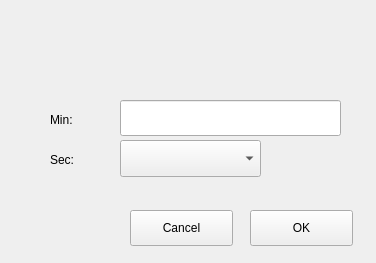
<?xml version="1.0" encoding="UTF-8"?>
<ui version="4.0">
 <class>Form</class>
 <widget class="QWidget" name="Form">
  <property name="geometry">
   <rect>
    <x>0</x>
    <y>0</y>
    <width>376</width>
    <height>263</height>
   </rect>
  </property>
  <property name="windowTitle">
   <string>Form</string>
  </property>
  <widget class="QLabel" name="line2Label">
   <property name="geometry">
    <rect>
     <x>50</x>
     <y>150</y>
     <width>66</width>
     <height>19</height>
    </rect>
   </property>
   <property name="text">
    <string>Sec:</string>
   </property>
  </widget>
  <widget class="QLineEdit" name="lineEdit1">
   <property name="geometry">
    <rect>
     <x>120</x>
     <y>100</y>
     <width>221</width>
     <height>36</height>
    </rect>
   </property>
  </widget>
  <widget class="QLabel" name="line1Label">
   <property name="geometry">
    <rect>
     <x>50</x>
     <y>110</y>
     <width>61</width>
     <height>20</height>
    </rect>
   </property>
   <property name="text">
    <string>Min:</string>
   </property>
  </widget>
  <widget class="QPushButton" name="cancelButton">
   <property name="geometry">
    <rect>
     <x>130</x>
     <y>210</y>
     <width>103</width>
     <height>36</height>
    </rect>
   </property>
   <property name="text">
    <string>Cancel</string>
   </property>
  </widget>
  <widget class="QLabel" name="titleLabel">
   <property name="geometry">
    <rect>
     <x>20</x>
     <y>10</y>
     <width>331</width>
     <height>61</height>
    </rect>
   </property>
   <property name="styleSheet">
    <string notr="true">font: 13pt &quot;Cantarell&quot;;</string>
   </property>
   <property name="text">
    <string/>
   </property>
  </widget>
  <widget class="QPushButton" name="okButton">
   <property name="geometry">
    <rect>
     <x>250</x>
     <y>210</y>
     <width>103</width>
     <height>36</height>
    </rect>
   </property>
   <property name="text">
    <string>OK</string>
   </property>
  </widget>
  <widget class="QComboBox" name="comboBox">
   <property name="geometry">
    <rect>
     <x>120</x>
     <y>140</y>
     <width>141</width>
     <height>37</height>
    </rect>
   </property>
  </widget>
 </widget>
 <resources/>
 <connections/>
</ui>
